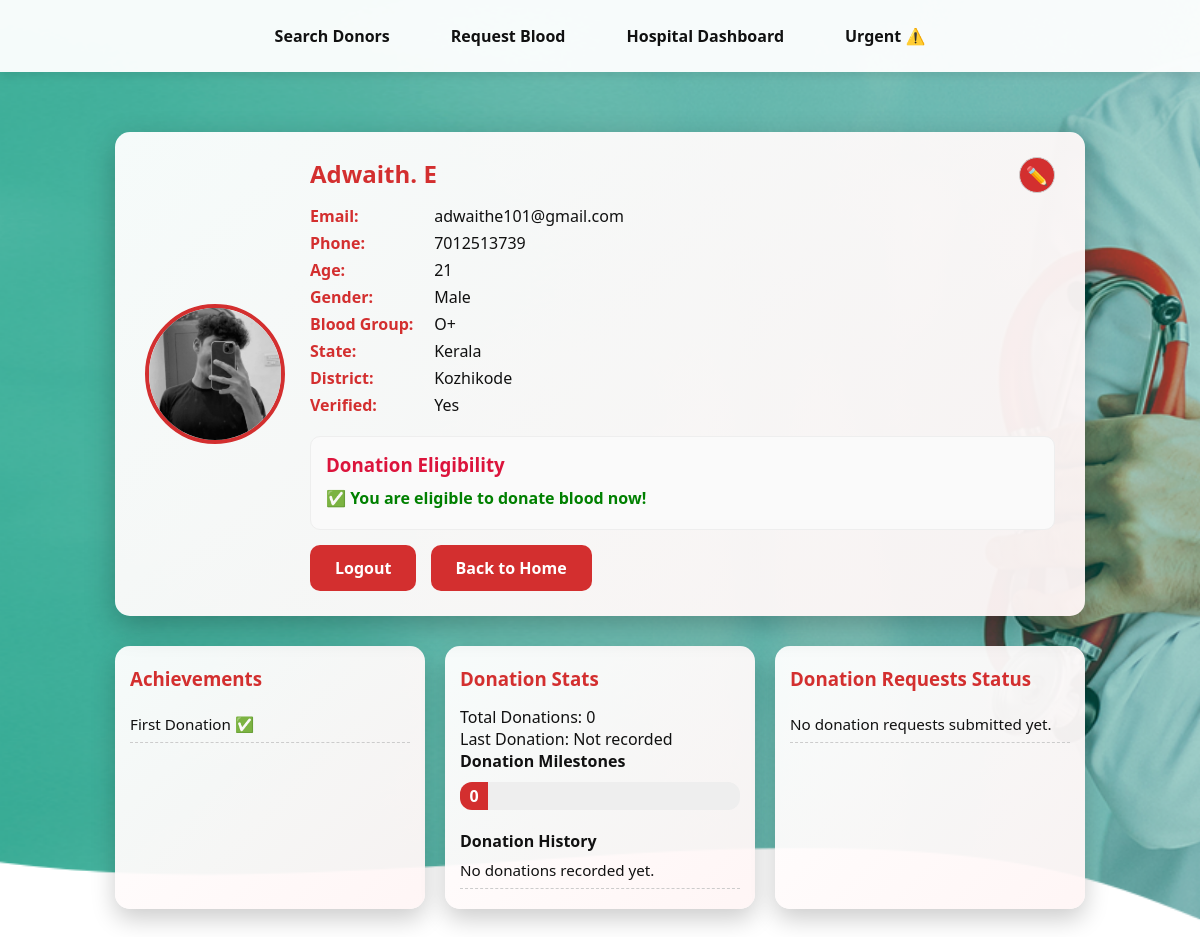
/profile/donor/ (signed in), run on the app's committed database.
### core/models.py (models this page shows, shortened)
class Donor(models.Model):
    name = models.CharField(max_length=100)
    email = models.EmailField(unique=True)
    phone = models.CharField(max_length=15)
    age = models.IntegerField(default=18)
    gender = models.CharField(max_length=10)
    state = models.CharField(max_length=50)
    district = models.CharField(max_length=50)
    blood_group = models.CharField(
        max_length=5,
        choices=[
            ('A+', 'A+'), ('A-', 'A-'),
            ('B+', 'B+'), ('B-', 'B-'),
            ('O+', 'O+'), ('O-', 'O-'),
            ('AB+', 'AB+'), ('AB-', 'AB-'),
        ]
    )
    location = models.CharField(max_length=200)
    last_donated = models.DateField(null=True, blank=True)
    available = models.BooleanField(default=True)
    last_donation_date = models.DateField(null=True, blank=True)
    password = models.CharField(max_length=128)  # Hashed password
    is_verified = models.BooleanField(default=False)
    verification_token = models.UUIDField(default=uuid.uuid4, editable=False)
    profile_pic = models.ImageField(upload_to="profile_pics/", blank=True, null=True)
    total_donations = models.PositiveIntegerField(default=0)
    BADGE_CHOICES = [
        ("New Donor", "New Donor"),
        ("Regular Donor", "Regular Donor"),
        ("Life Saver", "Life Saver"),
        ("Hero", "Hero"),
    ]
    badge = models.CharField(max_length=20, choices=BADGE_CHOICES, default="New Donor")

### core/views.py (the view)
# urls.py: path('profile/donor/', views.donor_profile, name='donor_profile'),
def donor_profile(request):
    if 'donor_email' not in request.session:
        return redirect('donor_login')
    donor = get_object_or_404(Donor, email=request.session['donor_email'])
    donation_list = Donation.objects.filter(donor=donor).order_by('-date')
    donation_count = donation_list.count()
    last_donation = donation_list.first()
    donor_requests = DonorRequest.objects.filter(donor_name=donor.name).order_by('-created_at')
    milestone_5 = donation_count >= 5
    milestone_10 = donation_count >= 10
    last_donation_date = last_donation.date if last_donation else None
    eligible = True
    next_eligible = None
    if last_donation_date:
        next_eligible = last_donation_date + timedelta(days=90)
        eligible = timezone.now().date() >= next_eligible
    if last_donation_date and donor.last_donation_date != last_donation_date:
        donor.last_donation_date = last_donation_date
        donor.save(update_fields=['last_donation_date'])
    if not eligible:
        days_left = (next_eligible - timezone.now().date()).days
        messages.info(request, f"You can donate again in {days_left} days (on {next_eligible}).")
    return render(request, 'donor_profile.html', {
        'donor': donor,
        'donation_list': donation_list,
        'donation_count': donation_count,
        'last_donation': last_donation_date,
        'milestone_5': milestone_5,
        'milestone_10': milestone_10,
        'donor_requests': donor_requests,
        'eligible': eligible,
        'next_eligible': next_eligible,
    })

### templates/donor_profile.html (shortened to what this page needs)
{% load static %}
<!DOCTYPE html>
<html lang="en">
<head>
</head>
<body>
<nav>
    <a href="{% url 'search_donors' %}">Search Donors</a>
    <a href="{% url 'request_blood' %}">Request Blood</a>
    <a href="{% url 'hospital_dashboard' %}">Hospital Dashboard</a>
    <a href="{% url 'blood_requests_list' %}" id="urgentNav">
        Urgent
        <span class="urgent-badge"> ⚠️ </span>
    </a>
</nav>
<div class="profile-container">
    <div class="top-card">
        {% if donor.profile_pic %}
            <img src="{{ donor.profile_pic.url }}" alt="Profile Picture" class="profile-pic">
        {% else %}
            <img src="{% static 'images/default-profile.png' %}" alt="Profile Picture" class="profile-pic">
        {% endif %}
        <div class="profile-info">
            <h2>
                {{ donor.name }}
            </h2>
            <p><span>Email:</span> {{ donor.email }}</p>
            <p><span>Phone:</span> {{ donor.phone }}</p>
            <p><span>Age:</span> {{ donor.age }}</p>
            <p><span>Gender:</span> {{ donor.gender }}</p>
            <p><span>Blood Group:</span> {{ donor.blood_group }}</p>
            <p><span>State:</span> {{ donor.state }}</p>
            <p><span>District:</span> {{ donor.district }}</p>
            <p><span>Verified:</span> {% if donor.is_verified %}Yes{% else %}No{% endif %}</p>
            <div style="margin-top:20px; padding:15px; border:1px solid #eee; border-radius:10px; background:#fafafa;">
                <h3 style="color:crimson; margin-bottom:10px;">Donation Eligibility</h3>
                {% if eligible %}
                    <p style="color:green; font-weight:bold;">✅ You are eligible to donate blood now!</p>
                {% else %}
                    <p style="color:red; font-weight:bold;">
                        ⏳ You donated blood on {{ last_donation }}.<br>
                        You’ll be eligible again on <strong>{{ next_eligible }}</strong>.
                    </p>
                {% endif %}
            </div>
            <a href="{% url 'donor_logout' %}" class="btn">Logout</a>
            <a href="/" class="btn" style="margin-left:10px;">Back to Home</a>
            <a href="{% url 'edit_donor_profile' %}" class="edit-btn">✏️</a>
        </div>
    </div>
    <div class="cards-row">
        <div class="card">
            <h3>Achievements</h3>
            <ul>
                <li>First Donation ✅</li>
            </ul>
        </div>
        <div class="card">
            <h3>Donation Stats</h3>
            <p><span>Total Donations:</span> {{ donation_count }}</p>
            <p><span>Last Donation:</span> {% if last_donation %}{{ last_donation }}{% else %}Not recorded{% endif %}</p>
            <h4>Donation Milestones</h4>
            <div class="progress-container">
                {% if donation_count >= 10 %}
                    <div class="progress-bar" style="width:100%">10+ Donations 🏆</div>
                {% elif donation_count >= 5 %}
                    <div class="progress-bar" style="width:50%">5 Donations 🏅</div>
                {% else %}
                    <div class="progress-bar" style="width:10%">{{ donation_count }} Donations</div>
                {% endif %}
            </div>
            <h4>Donation History</h4>
            <ul>
                {% for donation in donation_list %}
                    <li>{{ donation.date }} - {{ donation.location }} ({{ donation.units }} units)</li>
                {% empty %}
                    <li>No donations recorded yet.</li>
                {% endfor %}
            </ul>
        </div>
        <div class="card">
            <h3>Donation Requests Status</h3>
            <ul class="request-status">
                {% for req in donor_requests %}
                    <li>
                        {{ req.hospital.name }} -
                        {% if req.status == "Pending" %}<span class="status-pending">{{ req.status }}</span>{% endif %}
                        {% if req.status == "Accepted" %}<span class="status-accepted">{{ req.status }}</span>{% endif %}
                        {% if req.status == "Declined" %}<span class="status-declined">{{ req.status }}</span>{% endif %}
                        ({% if req.status == "Pending" %}Requested{% else %}Updated{% endif %} on {{ req.updated_at|date:"M d, Y H:i" }} )
                    </li>
                {% empty %}
                    <li>No donation requests submitted yet.</li>
                {% endfor %}
            </ul>
        </div>
    </div>
</div>
</body>
</html>

### data on the page
Donor: profile_pic (picture), name "Adwaith. E", email "adwaithe101@gmail.com", phone "7012513739", age "21", gender "Male", blood_group "O+", state "Kerala", district "Kozhikode"

### other printed values
{{ donation_count }} "0"
